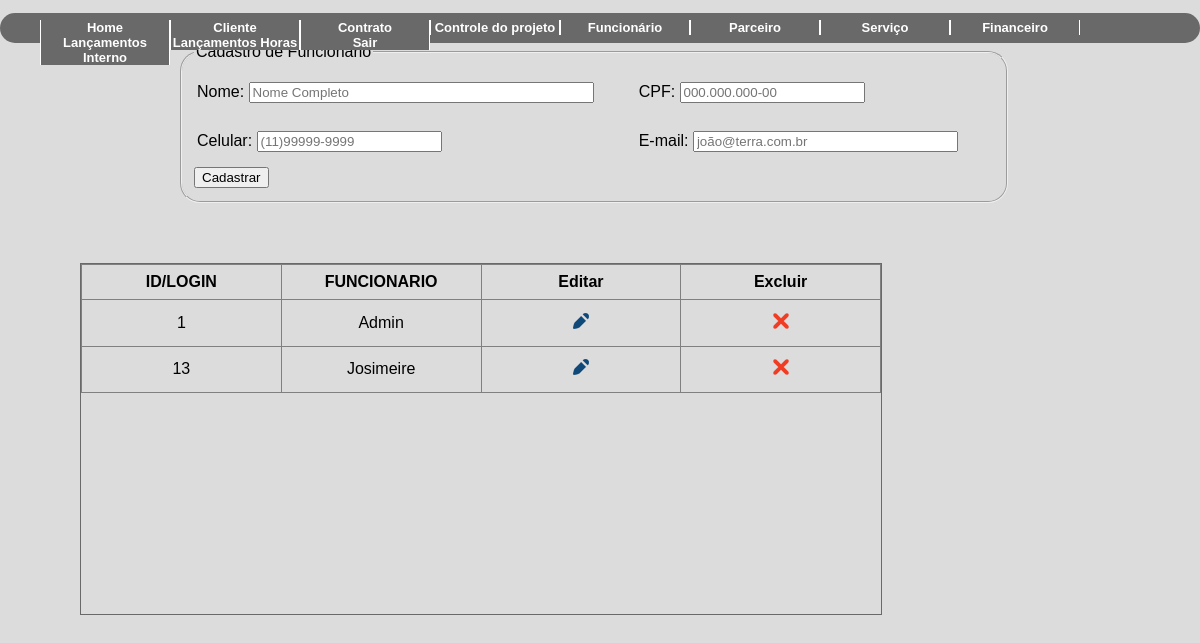
The page /funcionario.php (signed in) on the database its author committed.
### tables this page shows
CREATE TABLE IF NOT EXISTS `funcionario` (
  `ID` int(11) NOT NULL AUTO_INCREMENT,
  `NOME` varchar(50) NOT NULL,
  `CPF` varchar(11) NOT NULL,
  `EMAIL` varchar(50) DEFAULT NULL,
  `CELULAR` char(11) DEFAULT NULL,
  PRIMARY KEY (`ID`)
);

### classes/funcoes.class.php (called while the page is built, shortened)
<?php
class funcoes{
    public function tratarCaracter($vlr, $tipo){
        switch($tipo){
            case 1: $rst = utf8_decode($vlr); break;
            case 2: $rst = htmlentities($vlr, ENT_QUOTES, "ISO-8859-1"); break;
        }
        return $rst;
    }
}
?>

### classes/funcionario.class.php (called while the page is built, shortened)
<?php
require_once 'Conexao.class.php';
require_once 'funcoes.class.php';
class Funcionario{
    public function __construct(){
        $this->con = new conexao();
    }
    public function querySeleciona(){
        try{
            $cst = $this->con->conect()->prepare("SELECT * FROM `funcionario`");
            $cst->execute();
            return $cst->fetchAll();
        }catch(PDOException $ex){
            return 'error'.$ex->getMessage();
        }
    }
}
?>

### classes/Conexao.class.php (called while the page is built)
<?php
class conexao{
    private $usuario;
    private $senha;
    private $banco;
    private $servidor;
    private static $pdo;
    public function __construct(){
        $this->servidor = "localhost";
        $this->banco = "teste2";
        $this->usuario =  "root";
        $this->senha = "";
    }
    public function conect(){
        try{
            if(is_null(self::$pdo)){
                self::$pdo = new PDO("mysql:host=".$this->servidor.";dbname=".$this->banco, $this->usuario, $this->senha);
            }
            return self::$pdo;
        } catch (PDOException $ex) {
			echo $ex->getMessage();
        }
    }
}
?>

### funcionario.php (the view, shortened to what this page needs)
<?php
    require_once 'classes/funcoes.class.php';
    require_once 'classes/funcionario.class.php';
    $objFc = new Funcoes();
    $objfn = new Funcionario();
?>
<!DOCTYPE html>
<html lang="pt-br">
<head>
    <link rel="stylesheet" type="text/css" href="Style/style3.css" />
</head>
<body>
<nav>
        <div >
           <?php include_once("header.php"); ?>
        </div>
</nav>
<div style="height:140px;">
            <fieldset id="contato" style="margin: 10px; height:100%;  float:left; margin-top: 0px;  width:300px; border-radius:20px 20px 20px 20px ">
                <legend>Cadastro de Funcionario</legend>
                <form method = "POST">
                <table ALIGN="left" height="100px" ; width="800px" ;>
                    <tr>
                        <td><label for="nomefuncionario">Nome: </label><input type="text" name="nome" id="funcionario"  value="<?=$objFc->tratarCaracter((isset($func['NOME']))?($func['NOME']):(''), 2)?>" size="40" placeholder="Nome Completo" /></td>
                        <td><label for="cpffuncionario">CPF: </label><input type="number" name="cpf" id="cpf" size="14" value="<?=$objFc->tratarCaracter((isset($func['CPF']))?($func['CPF']):(''), 2)?>" maxlength="9" placeholder="000.000.000-00" /></td>
                    </tr>
                    <tr>
                        <td><label for="cCel">Celular: </label><input type="number" name="cel" id="cCel" size="11"      value="<?=$objFc->tratarCaracter((isset($func['CELULAR']))?($func['CELULAR']):(''), 2)?>" maxlength="11" placeholder="(11)99999-9999" /></td>
                        <td><label for="cMail">E-mail: </label><input type="text" name="email" id="cMail" size="30"    value="<?=$objFc->tratarCaracter((isset($func['EMAIL']))?($func['EMAIL']):(''), 2)?>" maxlength="30" placeholder="joão@terra.com.br" /></td>
                    </tr>
                </table>
                <div class="botao6">
            <input type="submit" name="<?=(isset($_GET['acao']) == 'edit')?('btAlterar'):('btCadastrar')?>" value="<?=(isset($_GET['acao']) == 'edit')?('Alterar'):('Cadastrar')?>">
            </form>
            </fieldset>
        </div>
        <div class="scroll">
        <table border="1">
            <thead>
                <tr>
                <th>ID/LOGIN</th>
                <th>FUNCIONARIO</th>
                <th>Editar</th>
                <th>Excluir</th>
                </tr>
            </thead>
            <tbody>
                <?php foreach($objfn->querySeleciona() as $rst){ ?>
                <tr>
                    <td> <?php echo ($objFc->tratarCaracter($rst['ID'], 1)) ?> </td>
                    <td> <?php echo ($objFc->tratarCaracter($rst['NOME'], 2)) ?> </td>
                    <td><div class="editar"><a href="funcionario.php?acao=edit&func=<?php echo $rst['ID'] ?>" title="Editar dados"> <img src="img/ico-editar.png" width="16" height="16" alt="Editar"> </a></div>  </td>
                    <td> <div class="excluir"><a href="?acao=delet&func=<?=$objFc->tratarCaracter($rst['ID'], 1)?>" title="Excluir esse dado"><img src="img/ico-excluir.png" width="16" height="16" alt="Excluir"></a></div> </td>
                </tr>
                <?php } ?>
        </table>
    </div>
</body>
</html>

### Style/style3.css (style rules this page uses)
html { width: 100%; height: 100% }
body { margin: 0; background-color: #DCDCDC; font-family: 'Trebuchet MS', 'Lucida Sans Unicode', 'Lucida Grande', 'Lucida Sans', Arial, sans-serif }
.scroll { overflow: scroll; overflow: auto; border: solid 1px #696969; width: 800px; height: 300px; margin: 80px; width: 800px; height: 350px; }
.scroll table { width: 100%; table-layout: fixed; text-align: center; border-collapse: collapse; }
.scroll table tr th { padding: .5em; margin: 0; text-align: center; }
.scroll table td { padding: .8em; }

### Style/style.css (style rules this page uses)
body { background-color: #DCDCDC; }

### rows shown on the page
funcionario: ID "1", NOME "Admin"
funcionario: ID "13", NOME "Josimeire"
